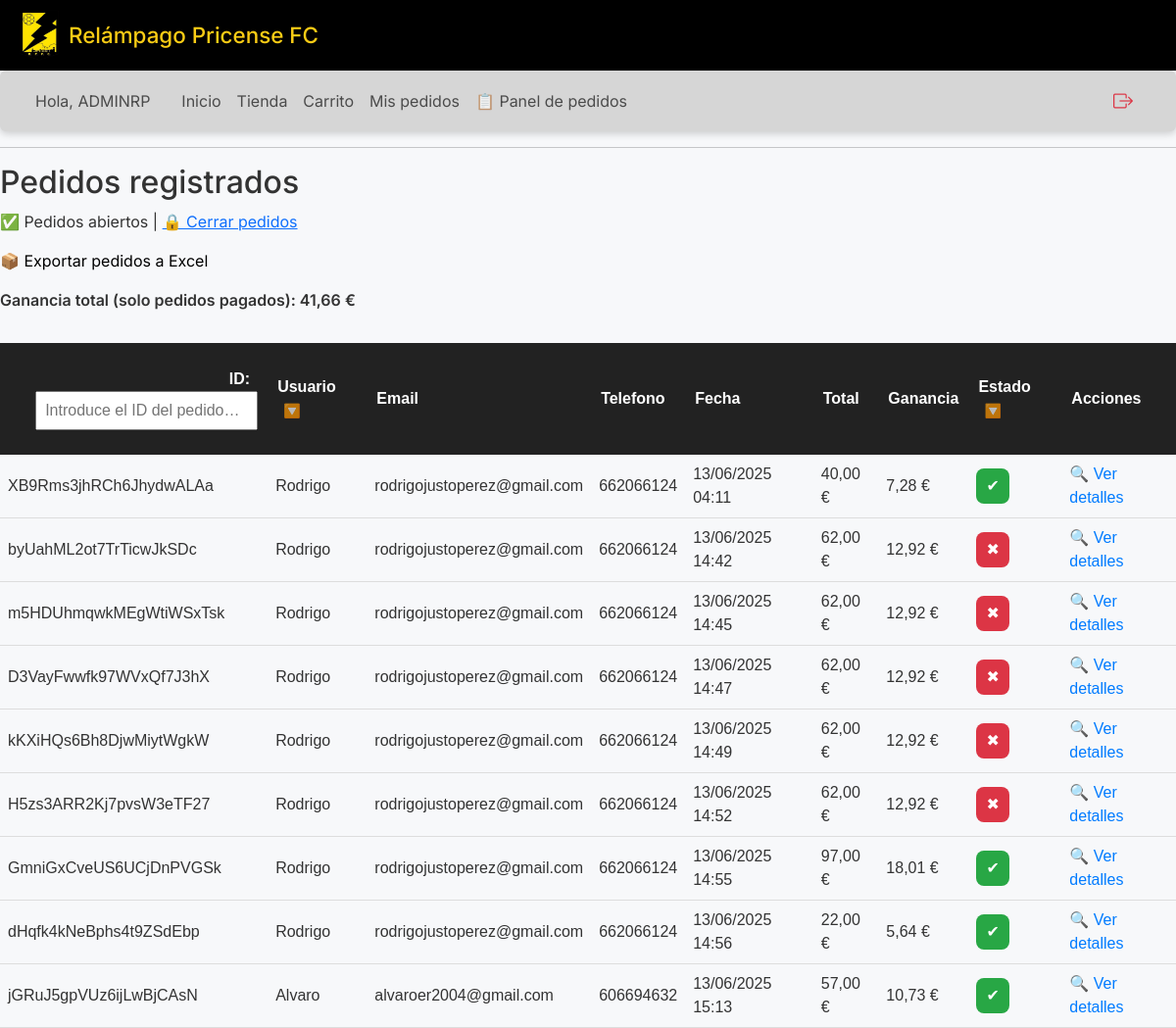
/panel/pedidos/ (signed in), run on an earlier commit of the app's database.
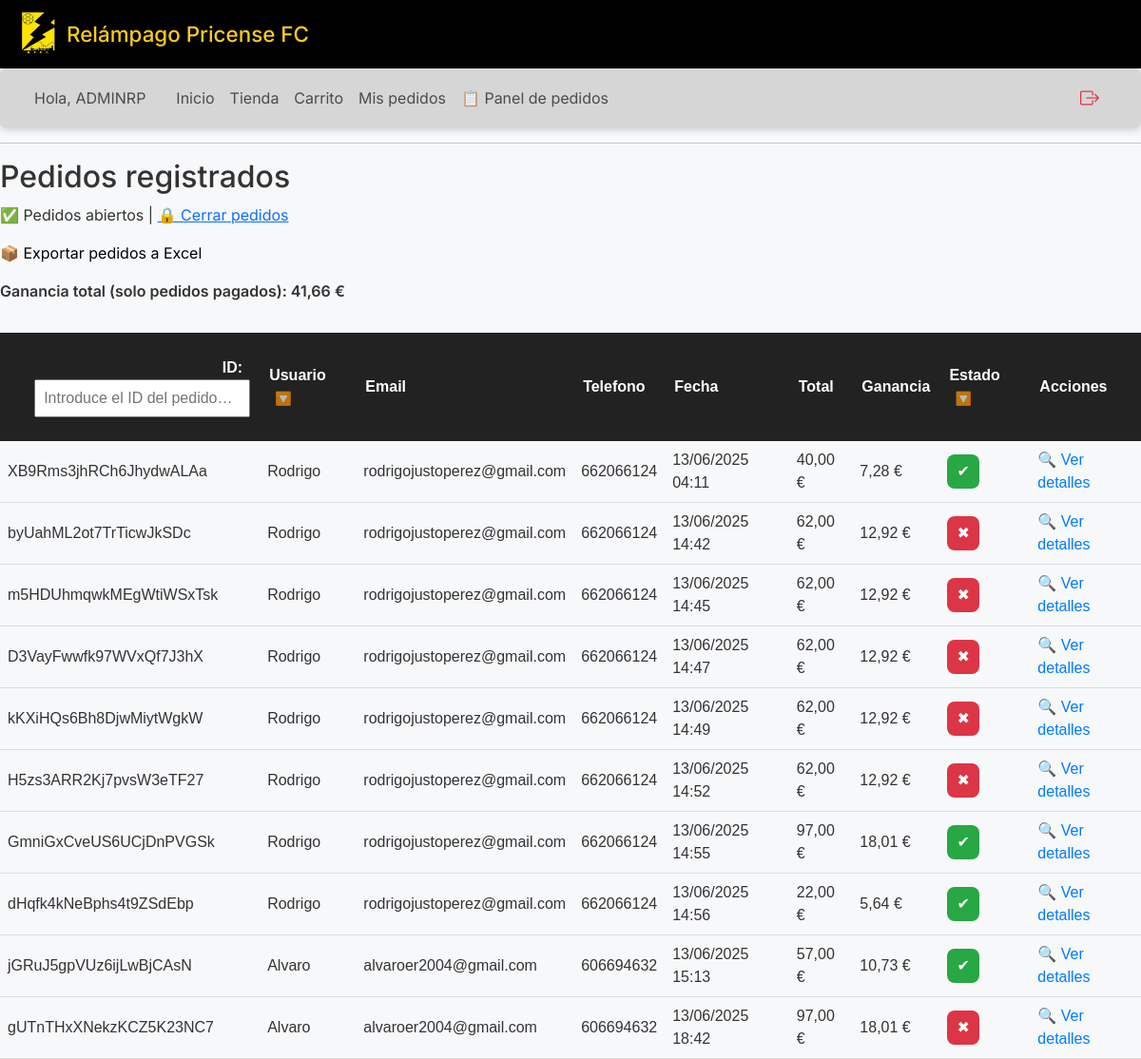
And on a later commit of the database.
### relampagoweb/models.py (models this page shows, shortened)
class Pedido(models.Model):
    usuario = models.ForeignKey(settings.AUTH_USER_MODEL, on_delete=models.CASCADE, related_name='pedidos')
    fecha = models.DateTimeField(auto_now_add=True)
    pagado = models.BooleanField(default=False)
    id = models.CharField(primary_key=True, max_length=22, default=shortuuid.uuid, editable=False)
    usar_descuento = models.BooleanField(default=False)
    from decimal import Decimal
    @property
    def total(self):
        PRECIO_CAMISETA_NORMAL   = Decimal('22.00')
        PRECIO_CAMISETA_DESC     = Decimal('20.00')
        total = Decimal('0.00')
        num_camisetas = 0
        for linea in self.lineas.all():
            if linea.compra_tipo == 'solo_camiseta':
                num_camisetas += 1
            else:
                total += linea.producto.precio
        if num_camisetas:
            pares   = (num_camisetas // 2) if self.usar_descuento else 0
            sueltas = num_camisetas - (pares * 2)
            total += (pares * 2) * PRECIO_CAMISETA_DESC
            total += sueltas * PRECIO_CAMISETA_NORMAL
        return total

class Usuario(AbstractBaseUser, PermissionsMixin):
    name = models.CharField(max_length=100)
    apellidos = models.CharField(max_length=100)
    telefono = models.CharField(max_length=20)
    email = models.EmailField(unique=True)
    is_active = models.BooleanField(default=True)
    is_staff = models.BooleanField(default=False)
    is_gestor = models.BooleanField(default=False)
    USERNAME_FIELD = 'email'
    REQUIRED_FIELDS = ['name', 'apellidos']
    objects = UsuarioManager()

class LineaPedido(models.Model):
    pedido = models.ForeignKey(Pedido, on_delete=models.CASCADE, related_name='lineas')
    producto = models.ForeignKey(Producto, on_delete=models.CASCADE)
    talla = models.CharField(max_length=10)
    nombre_dorsal = models.CharField(max_length=100, blank=True, null=True)
    numero_dorsal = models.PositiveIntegerField(blank=True, null=True)
    compra_tipo = models.CharField(max_length=20, blank=True, null=True)  # <- AÑADIDO
    precio_unitario = models.DecimalField(max_digits=6, decimal_places=2, default=0.00)
    costo_unitario  = models.DecimalField(max_digits=6, decimal_places=2, default=0.00)

class Producto(models.Model):
    TIPO_PRODUCTO = (
        ('Camiseta', 'Camiseta'),
        ('Equipación', 'Equipación'),
        ('Sudadera', 'Sudadera'),
    )
    nombre = models.CharField(max_length=100)
    tipo = models.CharField(max_length=20, choices=TIPO_PRODUCTO)
    descripcion = models.TextField(blank=True)
    imagen = models.ImageField(upload_to='productos/')
    precio = models.DecimalField(max_digits=6, decimal_places=2)
    precio_camiseta_sola = models.DecimalField(
        max_digits=6, decimal_places=2,
        null=True, blank=True,
        help_text="Coste unitario de la camiseta suelta (si procede)"
    )
    precio_camiseta_descuento = models.DecimalField(
        max_digits=6, decimal_places=2,
        null=True, blank=True,
        help_text="Coste unitario de la camiseta suelta con descuento (si procede)"
    )
    coste_provedor= models.DecimalField(
        max_digits=6, decimal_places=2,
        null=False, blank=True,
        help_text="Precio que pagamos al proveedor por el producto, usar para equipaciones completas y sudaderas",
        default=Decimal('35.00')
    )
    coste_provedor_camiseta = models.DecimalField(
        max_digits=6, decimal_places=2,
        null=True, blank=True,
        help_text="Precio que pagamos al proveedor por la equipación solo camiseta",
        default=Decimal('22.00')
    )

### relampagoweb/views.py (the view)
# urls.py: path('panel/pedidos/', lista_pedidos_view, name='lista_pedidos'),
@user_passes_test(es_admin)
def lista_pedidos_view(request):
    pedidos = Pedido.objects.prefetch_related('lineas__producto').order_by('-usuario__name')
    for pedido in pedidos:
        ganancia_pedido = Decimal('0.00')
        for linea in pedido.lineas.all():
            ganancia_pedido += (linea.precio_unitario - linea.costo_unitario)
        pedido.ganancia_calc = ganancia_pedido
    ganancias_totales = Decimal('0.00')
    lineas_pagadas = LineaPedido.objects.filter(pedido__pagado=True).only('precio_unitario', 'costo_unitario')
    for linea in lineas_pagadas:
        ganancias_totales += (linea.precio_unitario - linea.costo_unitario)
    config = get_configuracion()
    return render(request, 'admin/lista_pedidos.html', {
        'pedidos': pedidos,
        'config': config,
        'ganancias_totales': ganancias_totales,
    })

### relampagoweb/views.py (called while the page is built)
def es_admin(user):
    return user.is_authenticated and user.is_staff

def get_configuracion():
    config, created = Configuracion.objects.get_or_create(id=1)
    return config

### relampagoweb/templates/admin/lista_pedidos.html (shortened to what this page needs)
{% extends "base.html" %}
{% block content %}
<h2>Pedidos registrados</h2>
<p>
  {% if config.pedidos_abiertos %}
    ✅ Pedidos abiertos |
    <a href="{% url 'alternar_pedidos' %}">🔒 Cerrar pedidos</a>
  {% else %}
    ❌ Pedidos cerrados |
    <a href="{% url 'alternar_pedidos' %}">🔓 Abrir pedidos</a>
  {% endif %}
</p>
<p>
  <a href="{% url 'exportar_pedidos' %}" style="text-decoration: none; color: black;">
    📦 Exportar pedidos a Excel
  </a>
</p>
<p style="font-weight:600; margin-bottom:1em;">
  Ganancia total (solo pedidos pagados): {{ ganancias_totales|floatformat:2 }} €
</p>
<div class="table-responsive">
  <table id="tabla-pedidos">
    <thead>
      <tr>
        <th><div style="margin: 15px 0; text-align: right;">
  <label for="buscador-id" style="margin-right: 8px; font-weight: 600;">ID:</label>
  <input
    id="buscador-id"
    type="text"
    placeholder="Introduce el ID del pedido…"
    style="padding: 6px 8px; max-width: 260px;"
  >
</div></th>
        <th class="sortable">Usuario <span class="filtro-icono">🔽</span></th>
        <th>Email</th>
        <th>Telefono</th>
        <th>Fecha</th>
        <th>Total</th>
        <th>Ganancia</th>
        <th class="sortable">Estado <span class="filtro-icono">🔽</span></th>
        <th>Acciones</th>
      </tr>
    </thead>
    <tbody>
      {% for pedido in pedidos %}
      <tr>
        <td>{{ pedido.id }}</td>
        <td>{{ pedido.usuario.name }}</td>
        <td>{{ pedido.usuario.email }}</td>
        <td>{{ pedido.usuario.telefono }}</td>
        <td>{{ pedido.fecha|date:"d/m/Y H:i" }}</td>
        <td>{{ pedido.total }} €</td>
        <td>{{ pedido.ganancia_calc|floatformat:2 }} €</td>
        <td>
          <form method="POST" action="{% url 'cambiar_estado_pedido' pedido.id %}" class="estado-form">
            {% if pedido.pagado %}
              <button type="submit" class="estado-btn estado-pagado" title="Marcar como moroso">✔</button>
            {% else %}
              <button type="submit" class="estado-btn estado-moroso" title="Marcar como pagado">✖</button>
            {% endif %}
          </form>
        </td>
        <td>
          <a href="{% url 'detalle_pedido_admin' pedido.id %}" class="detalle-link">🔍 Ver detalles</a>
        </td>
      </tr>
      {% endfor %}
    </tbody>
  </table>
</div>
{% endblock %}

What changed in the data, as far as the page shows it:
added Pedido: id "gUTnTHxXNekzKCZ5K23NC7", usuario.name "Alvaro", usuario.email "alvaroer2004@gmail.com", usuario.telefono "606694632", fecha "13/06/2025 18:42", total "97,00", ganancia_calc "18,01"
